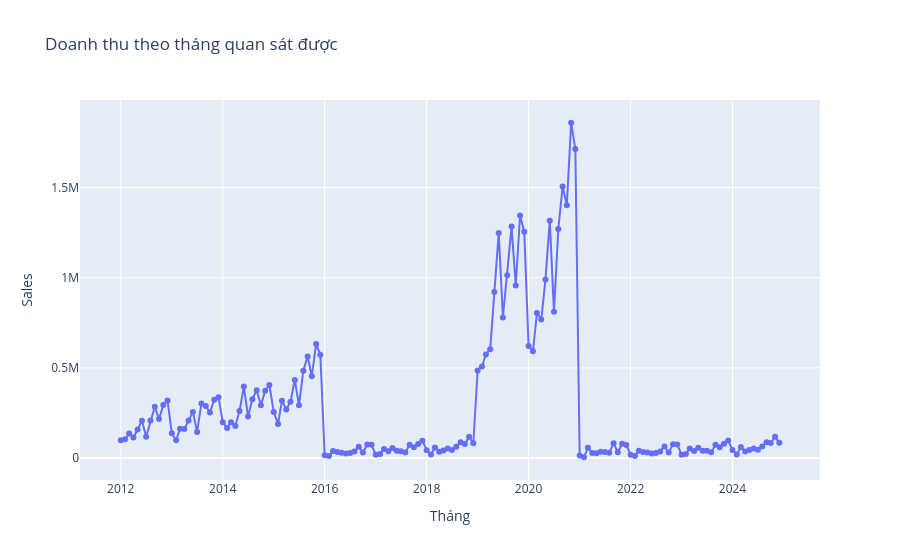

Here is the notebook cell this chart was saved with:
### Markdown cell above
## 5. Độ phủ thời gian và các tháng bị khuyết

Biểu đồ chỉ thể hiện tháng thực sự có trong fact. Tháng 2019–2020 hiện được bổ sung bằng nguồn Kaggle demo/unverified; không xem đó là số liệu lịch sử đã xác minh. Tháng nào không có dòng nguồn vẫn là thiếu dữ liệu, không phải doanh thu bằng 0; không nội suy hoặc tự tạo giao dịch.

### Code cell
orders["Order Date"] = pd.to_datetime(orders["Order Date"], errors="coerce")
valid_orders = orders.dropna(subset=["Order Date"]).copy()
monthly_observed = (
    valid_orders.assign(Month=valid_orders["Order Date"].dt.to_period("M"))
    .groupby("Month", observed=True)
    .agg(Transactions=("Order ID", "nunique"), Rows=("Order ID", "size"), Sales=("Sales", "sum"), Profit=("Profit", "sum"))
    .sort_index()
)
all_months = pd.period_range(monthly_observed.index.min(), monthly_observed.index.max(), freq="M")
missing_months = all_months.difference(monthly_observed.index)
print(f"Khoảng ngày quan sát: {valid_orders['Order Date'].min().date()} đến {valid_orders['Order Date'].max().date()}")
print(f"Số tháng có giao dịch: {len(monthly_observed):,}; số tháng không xuất hiện trong fact: {len(missing_months):,}")
print("Các tháng thiếu:", ", ".join(map(str, missing_months)) if len(missing_months) else "Không có")
monthly_chart = monthly_observed.reindex(all_months)
monthly_chart.index.name = "Month"
monthly_chart = monthly_chart.reset_index()
monthly_chart["Month"] = monthly_chart["Month"].dt.to_timestamp()
fig = px.line(monthly_chart, x="Month", y="Sales", title="Doanh thu theo tháng quan sát được", markers=True)
fig.update_layout(xaxis_title="Tháng", yaxis_title="Sales")
fig.update_traces(connectgaps=False)
fig.show()

### Figure 1 — Plotly figure (JSON) as saved in the notebook; plotly's stock layout.template omitted (floating-point values rounded to 4 significant figures; data arrays with more than 128 entries replaced by an {"elided": "..."} marker saying what was removed)
{"data": [{"connectgaps": false, "hovertemplate": "Month=%{x}<br>Sales=%{y}<extra></extra>", "legendgroup": "", "line": {"color": "#636efa", "dash": "solid"}, "marker": {"symbol": "circle"}, "mode": "lines+markers", "name": "", "orientation": "v", "showlegend": false, "type": "scatter", "x": {"elided": "156 str values"}, "xaxis": "x", "y": {"elided": "156 float values"}, "yaxis": "y"}], "layout": {"legend": {"tracegroupgap": 0}, "title": {"text": "Doanh thu theo tháng quan sát được"}, "xaxis": {"anchor": "y", "domain": [0, 1], "title": {"text": "Tháng"}}, "yaxis": {"anchor": "x", "domain": [0, 1], "title": {"text": "Sales"}}}}
